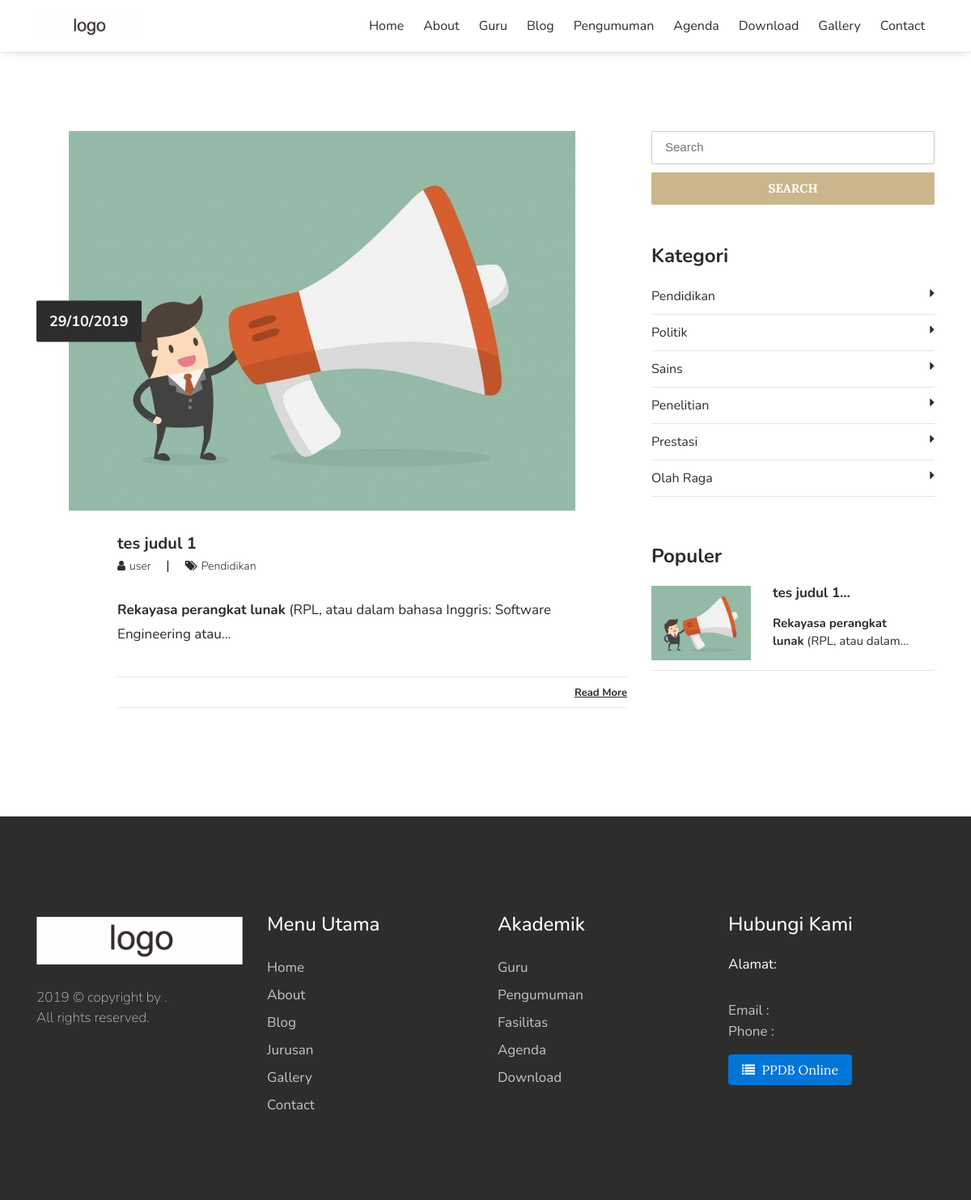
Screenshot of /index.php/blog with the database file from the repository.
### tables this page shows
CREATE TABLE IF NOT EXISTS `tbl_tulisan` (
  `tulisan_id` int(11) NOT NULL AUTO_INCREMENT,
  `tulisan_judul` varchar(100) DEFAULT NULL,
  `tulisan_isi` text,
  `tulisan_tanggal` timestamp NULL DEFAULT CURRENT_TIMESTAMP,
  `tulisan_kategori_id` int(11) DEFAULT NULL,
  `tulisan_kategori_nama` varchar(30) DEFAULT NULL,
  `tulisan_views` int(11) DEFAULT '0',
  `tulisan_gambar` varchar(40) DEFAULT NULL,
  `tulisan_pengguna_id` int(11) DEFAULT NULL,
  `tulisan_author` varchar(40) DEFAULT NULL,
  `tulisan_img_slider` int(2) NOT NULL DEFAULT '0',
  `tulisan_slug` varchar(200) DEFAULT NULL,
  PRIMARY KEY (`tulisan_id`),
  KEY `tulisan_kategori_id` (`tulisan_kategori_id`),
  KEY `tulisan_pengguna_id` (`tulisan_pengguna_id`)
);

CREATE TABLE IF NOT EXISTS `tbl_kategori` (
  `kategori_id` int(11) NOT NULL AUTO_INCREMENT,
  `kategori_nama` varchar(30) DEFAULT NULL,
  `kategori_tanggal` timestamp NULL DEFAULT CURRENT_TIMESTAMP,
  PRIMARY KEY (`kategori_id`)
);

### application/core/My_Loader.php (called while the page is built)
<?php
class My_Loader extends CI_Loader
{
	function template($templates_name, $var = array(), $return = FALSE)
	{
		if ($return) {
			$content = $this->view('depan/templates/header', $var, $return);
			$content .= $this->view(''. $templates_name, $var, $return);
			$content .= $this->view('depan/templates/footer', $var, $return);
			return $content;
		}
		else{
			$this->view('depan/templates/header', $var);
			$this->view(''. $templates_name, $var);
			$this->view('depan/templates/footer', $var);
		}
	}
}

### application/controllers/Blog.php (called while the page is built, shortened)
<?php
class Blog extends CI_Controller{
	function __construct(){
		$this->load->model('m_tulisan');
		$this->load->model('m_pengunjung');
	}
	function index(){
		$jum=$this->m_tulisan->berita();
		$page=$this->uri->segment(3);
		if(!$page):
			$offset = 0;
		else:
			$offset = $page;
		endif;
		$limit=5;
		$config['base_url'] = base_url() . 'blog/index/';
		$config['total_rows'] = $jum->num_rows();
		$config['per_page'] = $limit;
		$config['uri_segment'] = 3;
		$config['full_tag_open']    = '<div class="pagging text-center"><nav><ul class="pagination justify-content-center">';
		$config['full_tag_close']   = '</ul></nav></div>';
		$config['num_tag_open']     = '<li class="page-item"><span class="page-link">';
		$config['num_tag_close']    = '</span></li>';
		$config['cur_tag_open']     = '<li class="page-item"><span class="page-link">';
		$config['cur_tag_close']    = '<span class="sr-only">(current)</span></span></li>';
		$config['next_tag_open']    = '<li class="page-item"><span class="page-link">';
		$config['next_tagl_close']  = '<span aria-hidden="true">&raquo;</span></span></li>';
		$config['prev_tag_open']    = '<li class="page-item"><span class="page-link">';
		$config['prev_tagl_close']  = '</span>Next</li>';
		$config['first_tag_open']   = '<li class="page-item"><span class="page-link">';
		$config['first_tagl_close'] = '</span></li>';
		$config['last_tag_open']    = '<li class="page-item"><span class="page-link">';
		$config['last_tagl_close']  = '</span></li>';
		$config['first_link'] = 'Awal';
		$config['last_link'] = 'Akhir';
		$config['next_link'] = 'Next >>';
		$config['prev_link'] = '<< Prev';
		$this->pagination->initialize($config);
		$x['page'] =$this->pagination->create_links();
		$x['data']=$this->m_tulisan->berita_perpage($offset,$limit);
		$x['category']=$this->db->get('tbl_kategori');
		$x['populer']=$this->db->query("SELECT * FROM tbl_tulisan ORDER BY tulisan_views DESC LIMIT 5");
		$this->load->template('depan/v_blog',$x);
	}
}

### index.php (called while the page is built, shortened)
<?php
require_once BASEPATH.'core/CodeIgniter.php';

### application/models/M_tulisan.php (called while the page is built, shortened)
<?php
class M_tulisan extends CI_Model{
	function berita_perpage($offset,$limit){
		$hsl=$this->db->query("SELECT tbl_tulisan.*,DATE_FORMAT(tulisan_tanggal,'%d/%m/%Y') AS tanggal FROM tbl_tulisan ORDER BY tulisan_id DESC limit $offset,$limit");
		return $hsl;
	}
}

### application/views/depan/v_blog.php (the view, shortened to what this page needs)
<?php
function limit_words($string, $word_limit){
	$words = explode(" ",$string);
	return implode(" ",array_splice($words,0,$word_limit));
}
?>
<section class="blog-wrap">
	<div class="container">
		<div class="row">
			<div class="col-md-8">
				<?php foreach ($data->result() as $row) : ?>
					<div class="blog-single-item">
						<div class="blog-img_block">
							<img src="<?php echo base_url().'assets/images/'.$row->tulisan_gambar;?>" class="img-fluid" alt="blog-img">
							<div class="blog-date">
								<span><?php echo $row->tanggal;?></span>
							</div>
						</div>
						<div class="blog-tiltle_block">
							<h4><a href="<?php echo site_url('artikel/'.$row->tulisan_slug);?>"><?php echo $row->tulisan_judul;?></a></h4>
							<h6> <a href="#"><i class="fa fa-user" aria-hidden="true"></i><span><?php echo $row->tulisan_author;?></span> </a>  |   <a href="#"><i class="fa fa-tags" aria-hidden="true"></i><span><?php echo $row->tulisan_kategori_nama;?></span></a></h6>
							<?php echo limit_words($row->tulisan_isi,10).'...';?>
							<div class="blog-icons">
								<div class="blog-share_block">
									<a href="<?php echo site_url('artikel/'.$row->tulisan_slug);?>">Read More</a>
								</div>
							</div>
						</div>
					</div>
				<?php endforeach;?>
			</div>
			<div class="col-md-4">
				<form action="<?php echo site_url('blog/search');?>" method="get">
					<input type="text" name="keyword" placeholder="Search" class="blog-search" required>
					<button type="submit" class="btn btn-warning btn-blogsearch">SEARCH</button>
				</form>
				<div class="blog-category_block">
					<h3>Kategori</h3>
					<ul>
						<?php foreach ($category->result() as $row) : ?>
							<li><a href="<?php echo site_url('blog/kategori/'.str_replace(" ","-",$row->kategori_nama));?>"><?php echo $row->kategori_nama;?><i class="fa fa-caret-right" aria-hidden="true"></i></a></li>
						<?php endforeach;?>
					</ul>
				</div>
				<div class="blog-featured_post">
					<h3>Populer</h3>
					<?php foreach ($populer->result() as $row) :?>
						<div class="blog-featured-img_block">
							<img width="35%" src="<?php echo base_url().'assets/images/'.$row->tulisan_gambar;?>" class="img-fluid" alt="blog-featured-img">
							<h5><a href="<?php echo site_url('artikel/'.$row->tulisan_slug);?>"><?php echo limit_words($row->tulisan_judul,3).'...';?></a></h5>
							<p><?php echo limit_words($row->tulisan_isi,5).'...';?></p>
						</div>
						<hr>
					<?php endforeach;?>
				</div>
			</div>
		</div>
	</div>
</section>

### application/views/depan/templates/header.php (shortened to what this page needs)
<!DOCTYPE html>
<html lang="en">
<head>
    <link rel="stylesheet" href="<?php echo base_url().'theme/css/bootstrap.min.css'?>">
    <link rel="stylesheet" href="<?php echo base_url().'theme/css/font-awesome.min.css'?>">
    <link rel="stylesheet" href="<?php echo base_url().'theme/css/simple-line-icons.css'?>">
    <link rel="stylesheet" href="<?php echo base_url().'theme/css/slick.css'?>">
    <link rel="stylesheet" href="<?php echo base_url().'theme/css/slick-theme.css'?>">
    <link rel="stylesheet" href="<?php echo base_url().'theme/css/owl.carousel.min.css'?>">
    <link href="<?php echo base_url().'theme/css/style.css'?>" rel="stylesheet">
    <link href="<?php echo base_url().'theme/css/dataTables.bootstrap4.min.css'?>" rel="stylesheet">
    <?php
    $a_sekolah = json_decode(file_get_contents(API_SEKOLAH));
    ?>
</head>
<body>
    <div data-toggle="affix">
        <div class="container nav-menu2">
            <div class="row">
                <div class="col-md-12">
                    <nav class="navbar navbar2 navbar-toggleable-md navbar-light bg-faded">
                        <a href="<?php echo site_url('');?>" class="navbar-brand nav-brand2">
                            <?php
                            if ($a_sekolah->logo == "") {
                                ?>
                                <img class="img img-responsive" height="30px;" src="<?php echo base_url().'theme/images/logo-dark.png'?>">
                                <?php
                            }
                            else{
                                ?>
                                <img class="img img-responsive" height="30px;" src="<?php echo $a_sekolah->logo ?>">
                                <?php
                            }
                            ?>
                        </a>
                        <div class="collapse navbar-collapse justify-content-end" id="navbarNavDropdown">
                            <ul class="navbar-nav">
                                <li class="nav-item">
                                    <a class="nav-link" href="<?php echo site_url('');?>">Home</a>
                                </li>
                                <li class="nav-item">
                                    <a class="nav-link" href="<?php echo site_url('about');?>">About</a>
                                </li>
                                <li class="nav-item">
                                    <a class="nav-link" href="<?php echo site_url('guru');?>">Guru</a>
                                </li>
                                <li class="nav-item">
                                    <a class="nav-link" href="<?php echo site_url('artikel');?>">Blog</a>
                                </li>
                                <li class="nav-item">
                                    <a class="nav-link" href="<?php echo site_url('pengumuman');?>">Pengumuman</a>
                                </li>
                                <li class="nav-item">
                                    <a class="nav-link" href="<?php echo site_url('agenda');?>">Agenda</a>
                                </li>
                                <li class="nav-item">
                                    <a class="nav-link" href="<?php echo site_url('download');?>">Download</a>
                                </li>
                                <li class="nav-item">
                                    <a class="nav-link" href="<?php echo site_url('galeri');?>">Gallery</a>
                                </li>
                                <li class="nav-item">
                                  <a class="nav-link" href="<?php echo site_url('contact');?>">Contact</a>
                              </li>
                          </ul>
                      </div>
                  </nav>
              </div>
          </div>
      </div>
  </div>

### application/views/depan/templates/footer.php (shortened to what this page needs)
<footer>
	<div class="container">
		<div class="row">
			<div class="col-md-3">
				<div class="foot-logo">
					<a href="<?php echo site_url('');?>" class="navbar-brand nav-brand2">
						<?php
						if (json_decode(file_get_contents(API_SEKOLAH))->logo == "") {
							?>
							<img class="img img-responsive w-100" src="<?php echo base_url().'theme/images/logo-dark.png'?>">
							<?php
						}
						else{
							?>
							<img class="img img-responsive" height="100px;" src="<?php echo json_decode(file_get_contents(API_SEKOLAH))->logo; ?>">
							<?php
						}
						?>
					</a>
					<p><?php echo date('Y');?> © copyright by <a href="" target="_blank"></a>. <br>All rights reserved.</p>
				</div>
			</div>
			<div class="col-md-3">
				<div class="sitemap">
					<h3>Menu Utama</h3>
					<ul>
						<li><a href="<?php echo site_url();?>">Home</a></li>
						<li><a href="<?php echo site_url('about');?>">About</a></li>
						<li><a href="<?php echo site_url('artikel');?>">Blog </a></li>
						<li><a href="<?php echo site_url('informasi');?>">Jurusan</a></li>
						<li><a href="<?php echo site_url('galeri');?>">Gallery</a></li>
						<li><a href="<?php echo site_url('contact');?>">Contact</a></li>
					</ul>
				</div>
			</div>
			<div class="col-md-3">
				<div class="sitemap">
					<h3>Akademik</h3>
					<ul>
						<li><a href="<?php echo site_url('guru');?>">Guru</a></li>
						<li><a href="<?php echo site_url('pengumuman');?>">Pengumuman</a></li>
						<li><a href="<?php echo site_url('sekolah');?>">Fasilitas</a></li>
						<li><a href="<?php echo site_url('agenda');?>">Agenda</a></li>
						<li><a href="<?php echo site_url('download');?>">Download</a></li>
					</ul>
				</div>
			</div>
			<div class="col-md-3">
				<div class="address">
					<h3>Hubungi Kami</h3>
					<p><span>Alamat: </span> <?php echo json_decode(file_get_contents(API_SEKOLAH))->alamat; ?></p>
					<p>Email : <?php echo json_decode(file_get_contents(API_SEKOLAH))->email ?>
					<br> Phone : <?php echo json_decode(file_get_contents(API_SEKOLAH))->telepon ?></p>
					<a href="#" class="btn btn-primary"><i class="fa fa-list"></i>&nbsp; PPDB Online</a>
				</div>
			</div>
		</div>
	</div>
</footer>
</body>
</html>

### rows the page displays
tbl_tulisan: tulisan_gambar (picture), tanggal "29/10/2019", tulisan_judul "tes judul 1", tulisan_author "user", tulisan_kategori_nama "Pendidikan", tulisan_isi "Rekayasa perangkat lunak (RPL, atau dalam bahasa Inggris: Software Engineering atau", tulisan_isi "Rekayasa perangkat lunak (RPL, atau dalam"
tbl_kategori: kategori_nama "Pendidikan"
tbl_kategori: kategori_nama "Politik"
tbl_kategori: kategori_nama "Sains"
tbl_kategori: kategori_nama "Penelitian"
tbl_kategori: kategori_nama "Prestasi"
tbl_kategori: kategori_nama "Olah Raga"
